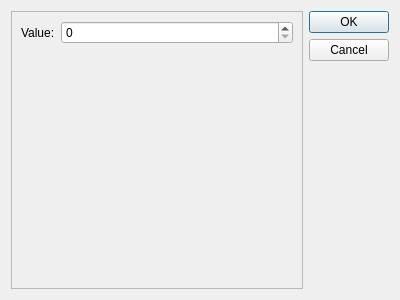
<?xml version="1.0" encoding="UTF-8"?>
<ui version="4.0">
 <class>Dialog</class>
 <widget class="QDialog" name="Dialog">
  <property name="geometry">
   <rect>
    <x>0</x>
    <y>0</y>
    <width>400</width>
    <height>300</height>
   </rect>
  </property>
  <property name="windowTitle">
   <string>Dialog</string>
  </property>
  <layout class="QHBoxLayout" name="horizontalLayout">
   <item>
    <widget class="QFrame" name="frame">
     <property name="sizePolicy">
      <sizepolicy hsizetype="Expanding" vsizetype="Preferred">
       <horstretch>0</horstretch>
       <verstretch>0</verstretch>
      </sizepolicy>
     </property>
     <property name="frameShape">
      <enum>QFrame::StyledPanel</enum>
     </property>
     <property name="frameShadow">
      <enum>QFrame::Raised</enum>
     </property>
     <layout class="QVBoxLayout" name="verticalLayout_2">
      <item>
       <layout class="QGridLayout" name="gridLayout">
        <item row="0" column="0">
         <widget class="QLabel" name="label">
          <property name="text">
           <string>Value:</string>
          </property>
         </widget>
        </item>
        <item row="0" column="1">
         <widget class="QSpinBox" name="sb_value">
          <property name="sizePolicy">
           <sizepolicy hsizetype="Expanding" vsizetype="Fixed">
            <horstretch>0</horstretch>
            <verstretch>0</verstretch>
           </sizepolicy>
          </property>
          <property name="maximum">
           <number>1000</number>
          </property>
         </widget>
        </item>
       </layout>
      </item>
      <item>
       <spacer name="verticalSpacer_2">
        <property name="orientation">
         <enum>Qt::Vertical</enum>
        </property>
        <property name="sizeHint" stdset="0">
         <size>
          <width>20</width>
          <height>232</height>
         </size>
        </property>
       </spacer>
      </item>
     </layout>
    </widget>
   </item>
   <item>
    <layout class="QVBoxLayout" name="verticalLayout">
     <item>
      <widget class="QDialogButtonBox" name="buttonBox">
       <property name="sizePolicy">
        <sizepolicy hsizetype="Fixed" vsizetype="Fixed">
         <horstretch>0</horstretch>
         <verstretch>0</verstretch>
        </sizepolicy>
       </property>
       <property name="orientation">
        <enum>Qt::Vertical</enum>
       </property>
       <property name="standardButtons">
        <set>QDialogButtonBox::Cancel|QDialogButtonBox::Ok</set>
       </property>
      </widget>
     </item>
     <item>
      <spacer name="verticalSpacer">
       <property name="orientation">
        <enum>Qt::Vertical</enum>
       </property>
       <property name="sizeHint" stdset="0">
        <size>
         <width>20</width>
         <height>40</height>
        </size>
       </property>
      </spacer>
     </item>
    </layout>
   </item>
  </layout>
 </widget>
 <resources/>
 <connections>
  <connection>
   <sender>buttonBox</sender>
   <signal>accepted()</signal>
   <receiver>Dialog</receiver>
   <slot>accept()</slot>
   <hints>
    <hint type="sourcelabel">
     <x>248</x>
     <y>254</y>
    </hint>
    <hint type="destinationlabel">
     <x>157</x>
     <y>274</y>
    </hint>
   </hints>
  </connection>
  <connection>
   <sender>buttonBox</sender>
   <signal>rejected()</signal>
   <receiver>Dialog</receiver>
   <slot>reject()</slot>
   <hints>
    <hint type="sourcelabel">
     <x>316</x>
     <y>260</y>
    </hint>
    <hint type="destinationlabel">
     <x>286</x>
     <y>274</y>
    </hint>
   </hints>
  </connection>
 </connections>
</ui>
